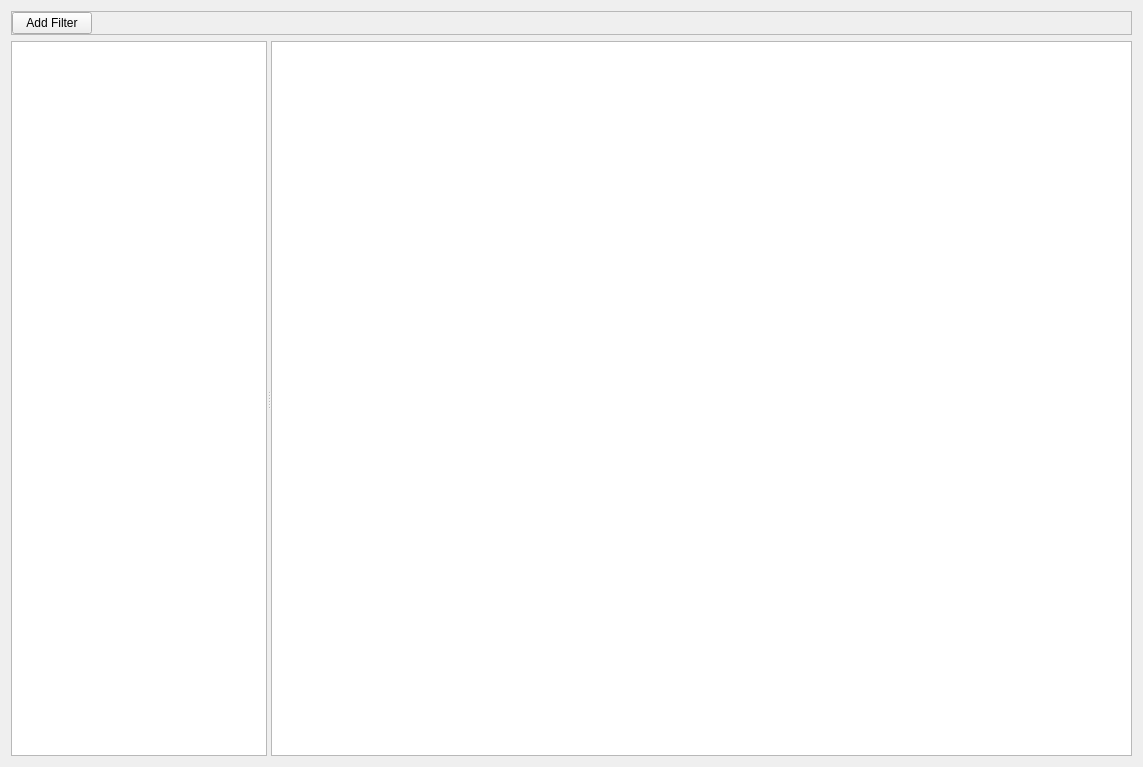
<?xml version="1.0" encoding="UTF-8"?>
<ui version="4.0">
 <class>SearchPanel</class>
 <widget class="QFrame" name="SearchPanel">
  <property name="geometry">
   <rect>
    <x>0</x>
    <y>0</y>
    <width>1143</width>
    <height>767</height>
   </rect>
  </property>
  <property name="windowTitle">
   <string>Frame</string>
  </property>
  <layout class="QVBoxLayout" name="verticalLayout">
   <item>
    <widget class="QFrame" name="filters_frame">
     <property name="sizePolicy">
      <sizepolicy hsizetype="Expanding" vsizetype="Preferred">
       <horstretch>1</horstretch>
       <verstretch>0</verstretch>
      </sizepolicy>
     </property>
     <property name="frameShape">
      <enum>QFrame::StyledPanel</enum>
     </property>
     <property name="frameShadow">
      <enum>QFrame::Raised</enum>
     </property>
     <layout class="QHBoxLayout" name="filter_layout">
      <property name="leftMargin">
       <number>0</number>
      </property>
      <property name="topMargin">
       <number>0</number>
      </property>
      <property name="rightMargin">
       <number>0</number>
      </property>
      <property name="bottomMargin">
       <number>0</number>
      </property>
      <item>
       <widget class="QPushButton" name="addFilterButton">
        <property name="text">
         <string>Add Filter</string>
        </property>
        <property name="flat">
         <bool>false</bool>
        </property>
       </widget>
      </item>
      <item>
       <spacer name="horizontalSpacer">
        <property name="orientation">
         <enum>Qt::Horizontal</enum>
        </property>
        <property name="sizeHint" stdset="0">
         <size>
          <width>40</width>
          <height>20</height>
         </size>
        </property>
       </spacer>
      </item>
     </layout>
    </widget>
   </item>
   <item>
    <widget class="QFrame" name="main_frame">
     <property name="sizePolicy">
      <sizepolicy hsizetype="Expanding" vsizetype="Expanding">
       <horstretch>1</horstretch>
       <verstretch>1</verstretch>
      </sizepolicy>
     </property>
     <layout class="QHBoxLayout" name="horizontalLayout">
      <property name="spacing">
       <number>0</number>
      </property>
      <property name="leftMargin">
       <number>0</number>
      </property>
      <property name="topMargin">
       <number>0</number>
      </property>
      <property name="rightMargin">
       <number>0</number>
      </property>
      <property name="bottomMargin">
       <number>0</number>
      </property>
      <item>
       <widget class="QSplitter" name="splitter">
        <property name="orientation">
         <enum>Qt::Horizontal</enum>
        </property>
        <widget class="QTreeView" name="treeView">
         <property name="sizePolicy">
          <sizepolicy hsizetype="Expanding" vsizetype="Expanding">
           <horstretch>0</horstretch>
           <verstretch>1</verstretch>
          </sizepolicy>
         </property>
        </widget>
        <widget class="QTableView" name="tableView">
         <property name="sizePolicy">
          <sizepolicy hsizetype="Expanding" vsizetype="Expanding">
           <horstretch>1</horstretch>
           <verstretch>1</verstretch>
          </sizepolicy>
         </property>
        </widget>
       </widget>
      </item>
     </layout>
    </widget>
   </item>
  </layout>
 </widget>
 <resources/>
 <connections>
  <connection>
   <sender>addFilterButton</sender>
   <signal>clicked()</signal>
   <receiver>SearchPanel</receiver>
   <slot>add_filter()</slot>
   <hints>
    <hint type="sourcelabel">
     <x>47</x>
     <y>21</y>
    </hint>
    <hint type="destinationlabel">
     <x>571</x>
     <y>383</y>
    </hint>
   </hints>
  </connection>
 </connections>
 <slots>
  <slot>add_filter()</slot>
 </slots>
</ui>
